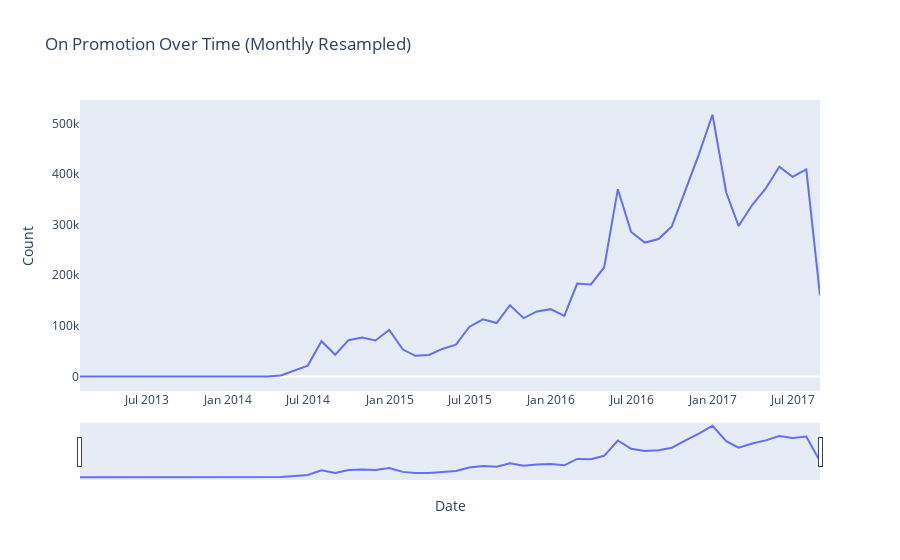

Notebook source saved alongside this figure:
### Code cell
# Resample on a monthly frequency and count the occurrences of 'onpromotion'
onpromotion_resampled = train_data.resample('M')['onpromotion'].sum().reset_index()
 
# Plotting with Plotly
fig = px.line(onpromotion_resampled, x='date', y='onpromotion', title='On Promotion Over Time (Monthly Resampled)',
              labels={'onpromotion': 'Count'}, line_shape='linear')
 
fig.update_xaxes(title_text='Date', showgrid=False)
fig.update_yaxes(title_text='Count', showgrid=False)
 
# Add a range slider
fig.update_layout(xaxis_rangeslider_visible=True)
 
fig.show()

### Figure 1 — Plotly figure (JSON) as saved in the notebook; plotly's stock layout.template omitted (floating-point values rounded to 4 significant figures)
{"data": [{"hovertemplate": "date=%{x}<br>Count=%{y}<extra></extra>", "legendgroup": "", "line": {"color": "#636efa", "dash": "solid", "shape": "linear"}, "marker": {"symbol": "circle"}, "mode": "lines", "name": "", "orientation": "v", "showlegend": false, "type": "scatter", "x": ["2013-01-31T00:00:00", "2013-02-28T00:00:00", "2013-03-31T00:00:00", "2013-04-30T00:00:00", "2013-05-31T00:00:00", "2013-06-30T00:00:00", "2013-07-31T00:00:00", "2013-08-31T00:00:00", "2013-09-30T00:00:00", "2013-10-31T00:00:00", "2013-11-30T00:00:00", "2013-12-31T00:00:00", "2014-01-31T00:00:00", "2014-02-28T00:00:00", "2014-03-31T00:00:00", "2014-04-30T00:00:00", "2014-05-31T00:00:00", "2014-06-30T00:00:00", "2014-07-31T00:00:00", "2014-08-31T00:00:00", "2014-09-30T00:00:00", "2014-10-31T00:00:00", "2014-11-30T00:00:00", "2014-12-31T00:00:00", "2015-01-31T00:00:00", "2015-02-28T00:00:00", "2015-03-31T00:00:00", "2015-04-30T00:00:00", "2015-05-31T00:00:00", "2015-06-30T00:00:00", "2015-07-31T00:00:00", "2015-08-31T00:00:00", "2015-09-30T00:00:00", "2015-10-31T00:00:00", "2015-11-30T00:00:00", "2015-12-31T00:00:00", "2016-01-31T00:00:00", "2016-02-29T00:00:00", "2016-03-31T00:00:00", "2016-04-30T00:00:00", "2016-05-31T00:00:00", "2016-06-30T00:00:00", "2016-07-31T00:00:00", "2016-08-31T00:00:00", "2016-09-30T00:00:00", "2016-10-31T00:00:00", "2016-11-30T00:00:00", "2016-12-31T00:00:00", "2017-01-31T00:00:00", "2017-02-28T00:00:00", "2017-03-31T00:00:00", "2017-04-30T00:00:00", "2017-05-31T00:00:00", "2017-06-30T00:00:00", "2017-07-31T00:00:00", "2017-08-31T00:00:00"], "xaxis": "x", "y": [0, 0, 0, 0, 0, 0, 0, 0, 0, 0, 0, 0, 0, 0, 0, 1939, 11575, 21496, 69665, 42940, 71659, 76899, 71034, 91907, 53148, 40744, 42360, 54375, 62882, 97827, 112742, 105614, 140873, 115220, 128497, 132993, 119578, 183541, 181790, 215312, 370019, 285416, 264605, 271592, 296361, 370514, 438358, 517498, 363428, 297254, 339291, 371042, 414646, 394582, 409128, 160278], "yaxis": "y"}], "layout": {"legend": {"tracegroupgap": 0}, "title": {"text": "On Promotion Over Time (Monthly Resampled)"}, "xaxis": {"anchor": "y", "domain": [0, 1], "rangeslider": {"visible": true}, "showgrid": false, "title": {"text": "Date"}}, "yaxis": {"anchor": "x", "domain": [0, 1], "showgrid": false, "title": {"text": "Count"}}}}
